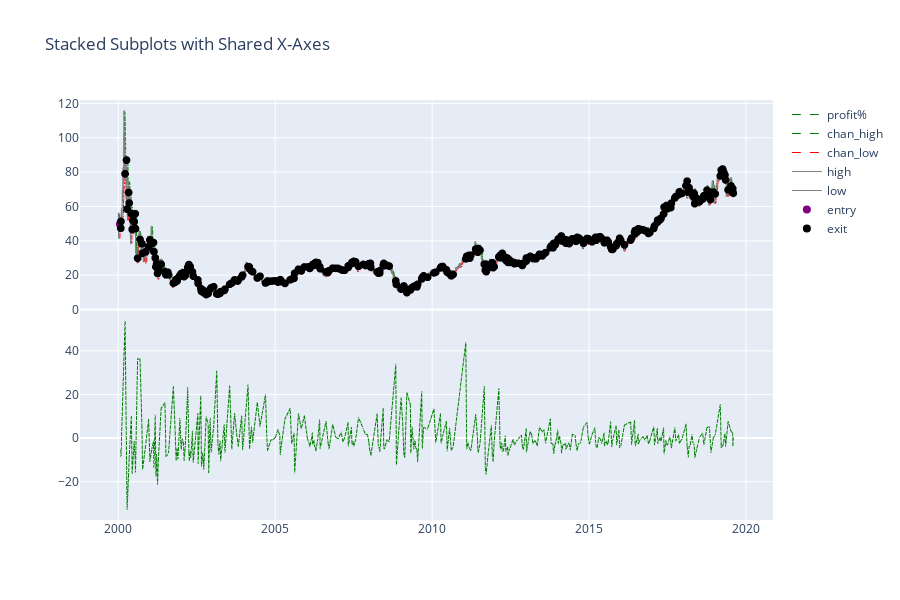

Write notebook code for a chart like this one.
### Code cell
from plotly import subplots
from plotly.offline import download_plotlyjs, init_notebook_mode, plot, iplot   #iplot is in notebook, plot is in seperate chrome tab
init_notebook_mode(connected=True) # initiate notebook for offline plot

#from plotly.graph_objs import *
import plotly.graph_objs as go

### plotly plot ####

trace0 = go.Scattergl(
    x = data["timestamp"], 
    y = data["high_chan"],
    line = dict(
           width = 1,
           color = "green",
           dash = "dash"),
    name = "chan_high")

trace1 = go.Scattergl(
    x = data["timestamp"], 
    y = data["low_chan"],
    line = dict(
           width = 1,
           color = "red",
           dash = "dash"),
    name = "chan_low")

trace2 = go.Scattergl(
    x = data["timestamp"], 
    y = data["high"],
    line = dict(
           width = 1,
           color = "grey"),
    name = "high")

trace3 = go.Scattergl(
    x = data["timestamp"], 
    y = data["low"],
    line = dict(
           width = 1,
           color = "grey"),
    name = "low")

trace4 = go.Scattergl(
    x = data["timestamp"], 
    y = data["long_trail"],
    line = dict(
           width = 2,
           color = "blue",
           dash = "dash"),
    name = "long_trail")

trace5 = go.Scattergl(
    x = data["timestamp"], 
    y = data["short_trail"],
    line = dict(
           width = 2,
           color = "blue",
           dash = "dash"),
    name = "short_trail")


trace8 = go.Scattergl(
    x = trades["entry_time"], 
    y = trades["entry"],
    name = "entry",
    mode = "markers",
    marker = dict(
           size = 8,
           color = "purple"),
)
trace9 = go.Scattergl(
    x = trades["exit_time"], 
    y = trades["exit"],
    name = "exit",
    mode = "markers",
    marker = dict(
           size = 8,
           color = "black"),
)
my_plot = [trace0,trace1,trace2,trace3,trace8,trace9] #trace4,trace5
#py.iplot(plot)

trace10 = go.Scattergl(
    x = trades["exit_time"], 
    y = trades["profit%"],
    line = dict(
           width = 1,
           color = "green",
           dash = "dash"),
    name = "profit%")
my_plot1 = [trace10]
#py.iplot(plot1)

fig = subplots.make_subplots(rows=2, cols=1, specs=[[{}], [{}]],
                          shared_xaxes=True, shared_yaxes=False,vertical_spacing=0.001)
for trace in my_plot1:
    fig.append_trace(trace, 2, 1)
for trace in my_plot:
    fig.append_trace(trace, 1, 1)

fig['layout'].update(title='Stacked Subplots with Shared X-Axes',height=600)#height=600, width=600
iplot(fig)

### Figure 1 — Plotly figure (JSON) as saved in the notebook; plotly's stock layout.template omitted (floating-point values rounded to 4 significant figures; data arrays with more than 128 entries replaced by an {"elided": "..."} marker saying what was removed)
{"data": [{"line": {"color": "green", "dash": "dash", "width": 1}, "name": "profit%", "type": "scattergl", "x": {"elided": "350 str values"}, "xaxis": "x2", "y": {"elided": "350 float values"}, "yaxis": "y2"}, {"line": {"color": "green", "dash": "dash", "width": 1}, "name": "chan_high", "type": "scattergl", "x": {"elided": "4930 str values"}, "xaxis": "x", "y": {"elided": "4930 float values"}, "yaxis": "y"}, {"line": {"color": "red", "dash": "dash", "width": 1}, "name": "chan_low", "type": "scattergl", "x": {"elided": "4930 str values"}, "xaxis": "x", "y": {"elided": "4930 float values"}, "yaxis": "y"}, {"line": {"color": "grey", "width": 1}, "name": "high", "type": "scattergl", "x": {"elided": "4930 str values"}, "xaxis": "x", "y": {"elided": "4930 float values"}, "yaxis": "y"}, {"line": {"color": "grey", "width": 1}, "name": "low", "type": "scattergl", "x": {"elided": "4930 str values"}, "xaxis": "x", "y": {"elided": "4930 float values"}, "yaxis": "y"}, {"marker": {"color": "purple", "size": 8}, "mode": "markers", "name": "entry", "type": "scattergl", "x": {"elided": "350 str values"}, "xaxis": "x", "y": {"elided": "350 float values"}, "yaxis": "y"}, {"marker": {"color": "black", "size": 8}, "mode": "markers", "name": "exit", "type": "scattergl", "x": {"elided": "350 str values"}, "xaxis": "x", "y": {"elided": "350 float values"}, "yaxis": "y"}], "layout": {"height": 600, "title": {"text": "Stacked Subplots with Shared X-Axes"}, "xaxis": {"anchor": "y", "domain": [0, 1], "matches": "x2", "showticklabels": false}, "xaxis2": {"anchor": "y2", "domain": [0, 1]}, "yaxis": {"anchor": "x", "domain": [0.5005, 1]}, "yaxis2": {"anchor": "x2", "domain": [0, 0.4995]}}}
